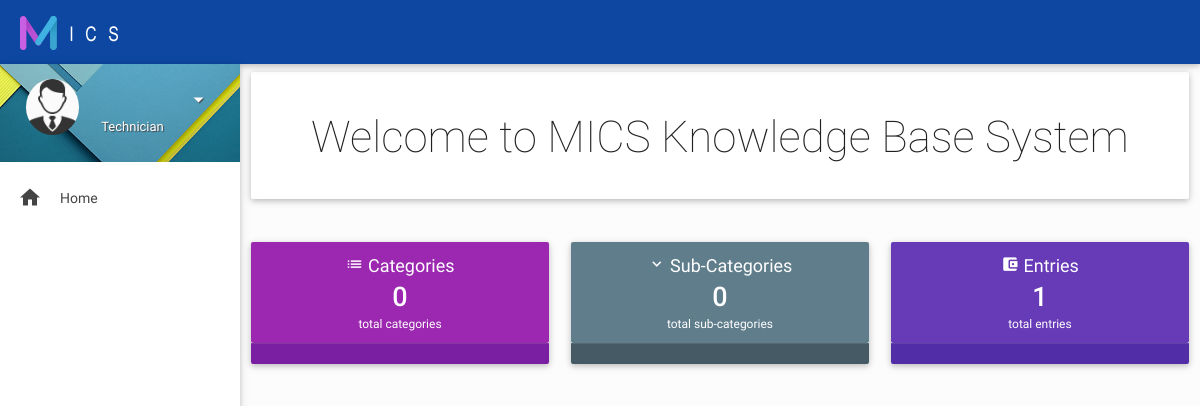
Before: /main.php with the older database file.
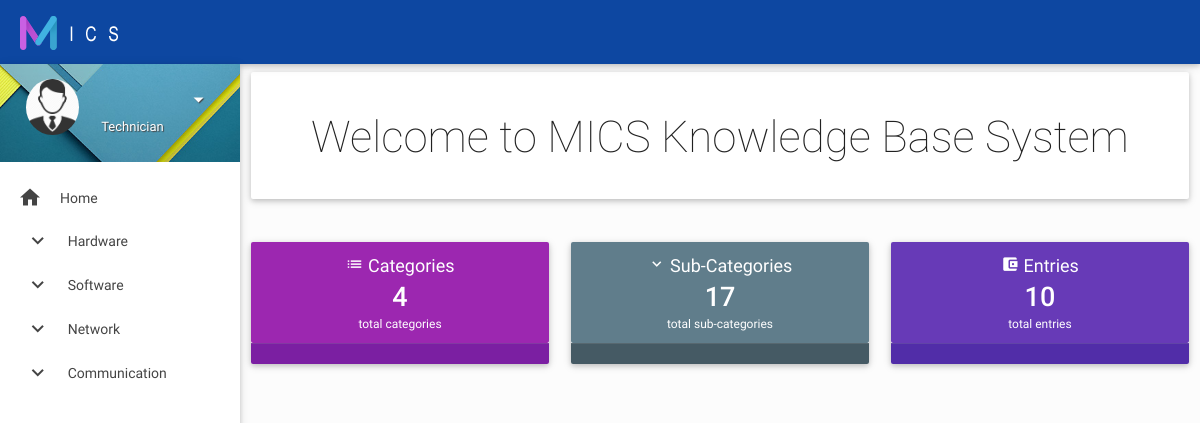
After: the same page with the newer database file.
### tables this page shows
CREATE TABLE `categorytable` (
  `CategoryId` int(6) NOT NULL AUTO_INCREMENT,
  `NameOfCategory` varchar(60) DEFAULT NULL,
  `acivate` int(1) DEFAULT NULL,
  `dateofdisactivate` datetime DEFAULT NULL,
  PRIMARY KEY (`CategoryId`)
);

### side-menu.php (the view, shortened to what the changed rows need)
<aside id="left-sidebar-nav">
    <ul id="slide-out" class="side-nav fixed leftside-navigation">
        <?php
         $qry = mysqli_query($connection,"select * from categorytable where acivate = 1 group by CategoryId");
        while ($result = mysqli_fetch_assoc($qry)) { ?>
        <li class="no-padding">
            <ul class="collapsible collapsible-accordion">
                <li class="bold"><a  style="padding-left: 0.6cm;" class="collapsible-header waves-effect waves-cyan"><i class="mdi-navigation-expand-more"></i> <?php echo $result['NameOfCategory'] ?></a>
                </li>
            </ul>
        </li>
        <?php } ?>
    </ul>
</aside>

### main.php (shortened to what the changed rows need)
<?php
include('connection.php');
$getUserQry = mysqli_query($connection, "select * from addaccounttable where AddAccountId = '" . $_SESSION["AddAccountId"] . "'");
$getUserRes = mysqli_fetch_assoc($getUserQry);
 ?>
<!DOCTYPE html>
<html lang="en">
<?php include('head.php'); ?>
    <div id="main">
        <div class="wrapper">
            <?php include('side-menu.php'); ?>
            <section id="content">
                    <div id="card-stats">
                        <div class="row">
                          <?php if($getUserRes['userlevel'] == 1){?>
<div class="col s12 m6 l3">
                                                                    <div class="card">
                                    <div class="card-content  blue white-text">
                                        <p class="card-stats-title"><i class="mdi-social-group-add"></i> Accounts</p>
                                        <h4 class="card-stats-number"><?php
                                        $qry2 = mysqli_query($connection,"SELECT COUNT(*) as totalaccounts FROM addaccounttable where active = 1");
                                        $result2 = mysqli_fetch_assoc($qry2);
                                        echo $result2['totalaccounts'];
                                         ?></h4>
                                        <p class="card-stats-compare"></i> total accounts</span>
                                        </p>
                                    </div>
                                    <div class="card-action  blue darken-1">
                                    </div>
                                </div>
                            </div>
                            <div class="col s12 m6 l3">
                                <div class="card">
                                    <div class="card-content blue darken-1 white-text">
                                        <p class="card-stats-title"><i class="mdi-action-list"></i> Categories</p>
                                        <h4 class="card-stats-number"><?php
                                        $qry2 = mysqli_query($connection,"SELECT COUNT(*) as totalaccounts FROM categorytable where acivate = 1");
                                        $result2 = mysqli_fetch_assoc($qry2);
                                        echo $result2['totalaccounts'];
                                         ?></h4>
                                        <p class="card-stats-compare"></i> total categories</span>
                                        </p>
                                    </div>
                                    <div class="card-action blue darken-2">
                                    </div>
                                </div>
                            </div>
                            <div class="col s12 m6 l3">
                                <div class="card">
                                    <div class="card-content blue darken-2 white-text">
                                        <p class="card-stats-title"><i class="mdi-hardware-keyboard-arrow-down"></i> Sub-Categories</p>
                                        <h4 class="card-stats-number"><?php
                                        $qry2 = mysqli_query($connection,"SELECT COUNT(*) as totalaccounts FROM subcategorytable where activate = 1");
                                        $result2 = mysqli_fetch_assoc($qry2);
                                        echo $result2['totalaccounts'];
                                         ?></h4>
                                        <p class="card-stats-compare"></i> total sub-categories</span>
                                        </p>
                                    </div>
                                    <div class="card-action blue darken-3">
                                    </div>
                                </div>
                            </div>
                            <div class="col s12 m6 l3">
                                <div class="card">
                                    <div class="card-content blue darken-3 white-text">
                                       <p class="card-stats-title"><i class="mdi-action-account-balance"></i> Entries</p>
                                        <h4 class="card-stats-number"><?php
                                        $qry2 = mysqli_query($connection,"SELECT COUNT(*) as totalaccounts FROM addformtable");
                                        $result2 = mysqli_fetch_assoc($qry2);
                                        echo $result2['totalaccounts'];
                                         ?></h4>
                                        <p class="card-stats-compare"></i> total entries</span>
                                        </p>
                                    </div>
                                    <div class="card-action blue darken-4">
                                    </div>
                                </div>
                            </div>
                            <?php }else{ ?>
                            <div class="col s12 m6 l4">
                                <div class="card">
                                    <div class="card-content purple white-text">
                                        <p class="card-stats-title"><i class="mdi-action-list"></i> Categories</p>
                                        <h4 class="card-stats-number"><?php
                                        $qry2 = mysqli_query($connection,"SELECT COUNT(*) as totalaccounts FROM categorytable where acivate = 1");
                                        $result2 = mysqli_fetch_assoc($qry2);
                                        echo $result2['totalaccounts'];
                                         ?></h4>
                                        <p class="card-stats-compare"></i> total categories</span>
                                        </p>
                                    </div>
                                    <div class="card-action purple darken-2">
                                    </div>
                                </div>
                            </div>
                            <div class="col s12 m6 l4">
                                <div class="card">
                                    <div class="card-content blue-grey white-text">
                                        <p class="card-stats-title"><i class="mdi-hardware-keyboard-arrow-down"></i> Sub-Categories</p>
                                        <h4 class="card-stats-number"><?php
                                        $qry2 = mysqli_query($connection,"SELECT COUNT(*) as totalaccounts FROM subcategorytable where activate = 1");
                                        $result2 = mysqli_fetch_assoc($qry2);
                                        echo $result2['totalaccounts'];
                                         ?></h4>
                                        <p class="card-stats-compare"></i> total sub-categories</span>
                                        </p>
                                    </div>
                                    <div class="card-action blue-grey darken-2">
                                    </div>
                                </div>
                            </div>
                            <div class="col s12 m6 l4">
                                <div class="card">
                                    <div class="card-content deep-purple white-text">
                                       <p class="card-stats-title"><i class="mdi-action-account-balance"></i> Entries</p>
                                        <h4 class="card-stats-number"><?php
                                        $qry2 = mysqli_query($connection,"SELECT COUNT(*) as totalaccounts FROM addformtable");
                                        $result2 = mysqli_fetch_assoc($qry2);
                                        echo $result2['totalaccounts'];
                                         ?></h4>
                                        <p class="card-stats-compare"></i> total entries</span>
                                        </p>
                                    </div>
                                    <div class="card-action  deep-purple darken-2">
                                    </div>
                                </div>
                            </div>
                               <?php } ?>
                        </div>
                     </div>
            </section>
        </div>
    </div>
</body>
</html>

Changed rows visible on the page:
added categorytable: NameOfCategory "Hardware"
added categorytable: NameOfCategory "Software"
added categorytable: NameOfCategory "Network"
added categorytable: NameOfCategory "Communication"
Other visible differences:
$result2['totalaccounts']: "0" → "4"
$result2['totalaccounts']: "0" → "17"
$result2['totalaccounts']: "1" → "10"
